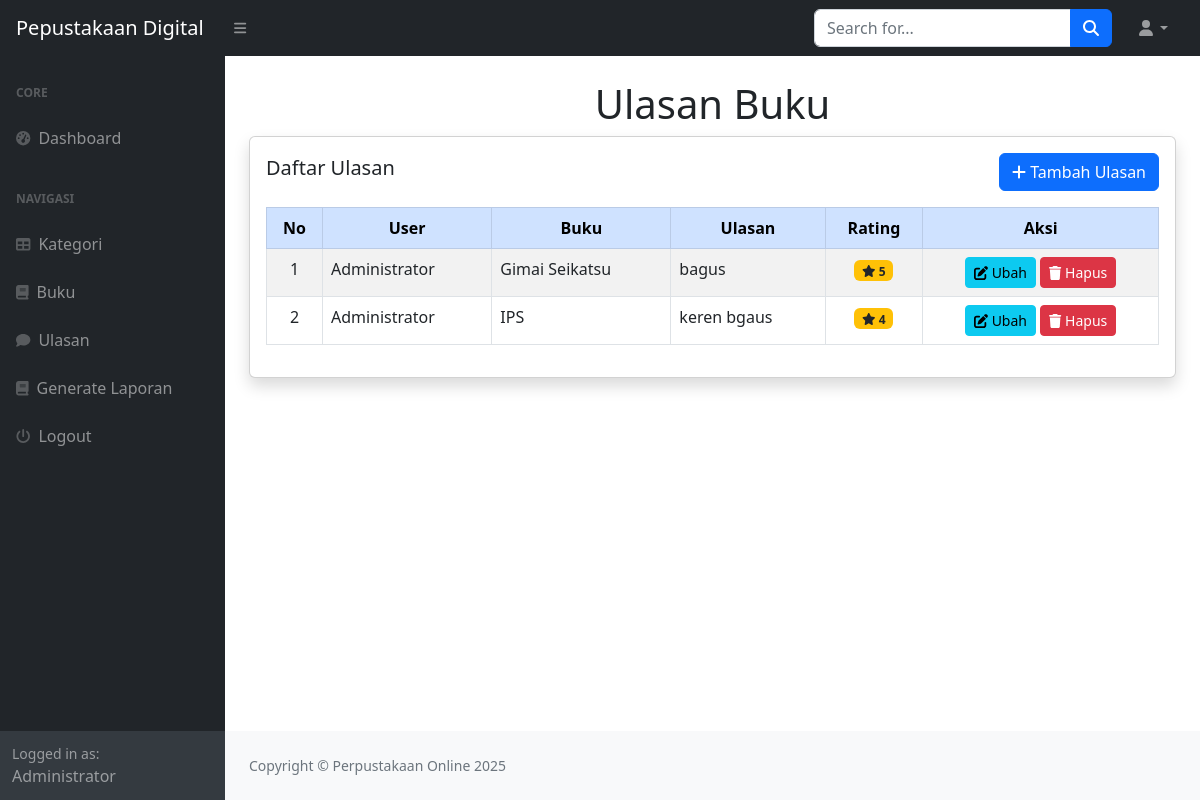
/perpusdig/index.php?page=ulasan (signed in), run on the app's committed database.
### tables this page shows
CREATE TABLE `ulasan` (
  `id_ulasan` int(11) NOT NULL,
  `id_user` int(11) DEFAULT NULL,
  `id_buku` int(11) DEFAULT NULL,
  `ulasan` text DEFAULT NULL,
  `rating` int(11) DEFAULT NULL
);

CREATE TABLE `user` (
  `id_user` int(11) NOT NULL,
  `nama` varchar(255) DEFAULT NULL,
  `username` varchar(255) DEFAULT NULL,
  `password` varchar(255) DEFAULT NULL,
  `email` varchar(255) DEFAULT NULL,
  `alamat` text DEFAULT NULL,
  `no_telepon` varchar(255) DEFAULT NULL,
  `level` enum('admin','petugas','peminjam') DEFAULT NULL
);

CREATE TABLE `buku` (
  `id_buku` int(11) NOT NULL,
  `id_kategori` int(11) DEFAULT NULL,
  `judul` varchar(255) DEFAULT NULL,
  `penulis` varchar(255) DEFAULT NULL,
  `penerbit` varchar(255) DEFAULT NULL,
  `tahun_terbit` varchar(255) DEFAULT NULL,
  `deskripsi` text NOT NULL
);

### perpusdig/ulasan.php (the view)
<h1 class="mt-4 text-center">Ulasan Buku</h1>
<div class="card shadow">
    <div class="card-body">
        <div class="d-flex justify-content-between align-items-center mb-3">
            <h5 class="card-title">Daftar Ulasan</h5>
            <a href="?page=ulasan_tambah" class="btn btn-primary">
                <i class="fa fa-plus"></i> Tambah Ulasan
            </a>
        </div>
        <div class="table-responsive">
            <table class="table table-bordered table-striped">
                <thead class="table-primary">
                    <tr class="text-center">
                        <th>No</th>
                        <th>User</th>
                        <th>Buku</th>
                        <th>Ulasan</th>
                        <th>Rating</th>
                        <th>Aksi</th>
                    </tr>
                </thead>
                <tbody>
                    <?php
                    $i = 1;
                    $query = mysqli_query($koneksi, "SELECT * FROM ulasan
                        LEFT JOIN user ON user.id_user = ulasan.id_user
                        LEFT JOIN buku ON buku.id_buku = ulasan.id_buku");
                    while($data = mysqli_fetch_array($query)) {
                    ?>
                    <tr>
                        <td class="text-center"><?php echo $i++; ?></td>
                        <td><?php echo htmlspecialchars($data['nama']); ?></td>
                        <td><?php echo htmlspecialchars($data['judul']); ?></td>
                        <td><?php echo nl2br(htmlspecialchars($data['ulasan'])); ?></td>
                        <td class="text-center">
                            <span class="badge bg-warning text-dark">
                                <i class="fa fa-star"></i> <?php echo $data['rating']; ?>
                            </span>
                        </td>
                        <td class="text-center">
                            <a href="?page=ulasan_ubah&id=<?php echo $data['id_ulasan']; ?>" class="btn btn-sm btn-info">
                                <i class="fa fa-edit"></i> Ubah
                            </a>
                            <a onclick="return confirm('Apakah Anda yakin menghapus ulasan ini?');"
                               href="?page=ulasan_hapus&id=<?php echo $data['id_ulasan']; ?>"
                               class="btn btn-sm btn-danger">
                                <i class="fa fa-trash"></i> Hapus
                            </a>
                        </td>
                    </tr>
                    <?php } ?>
                </tbody>
            </table>
        </div>
    </div>
</div>

### data on the page
ulasan: id_user.nama "Administrator", id_buku.judul "Gimai Seikatsu", ulasan "bagus", rating "5"
ulasan: id_user.nama "Administrator", id_buku.judul "IPS", ulasan "keren bgaus", rating "4"

### other printed values
$_SESSION['user']['nama'] "Administrator"
